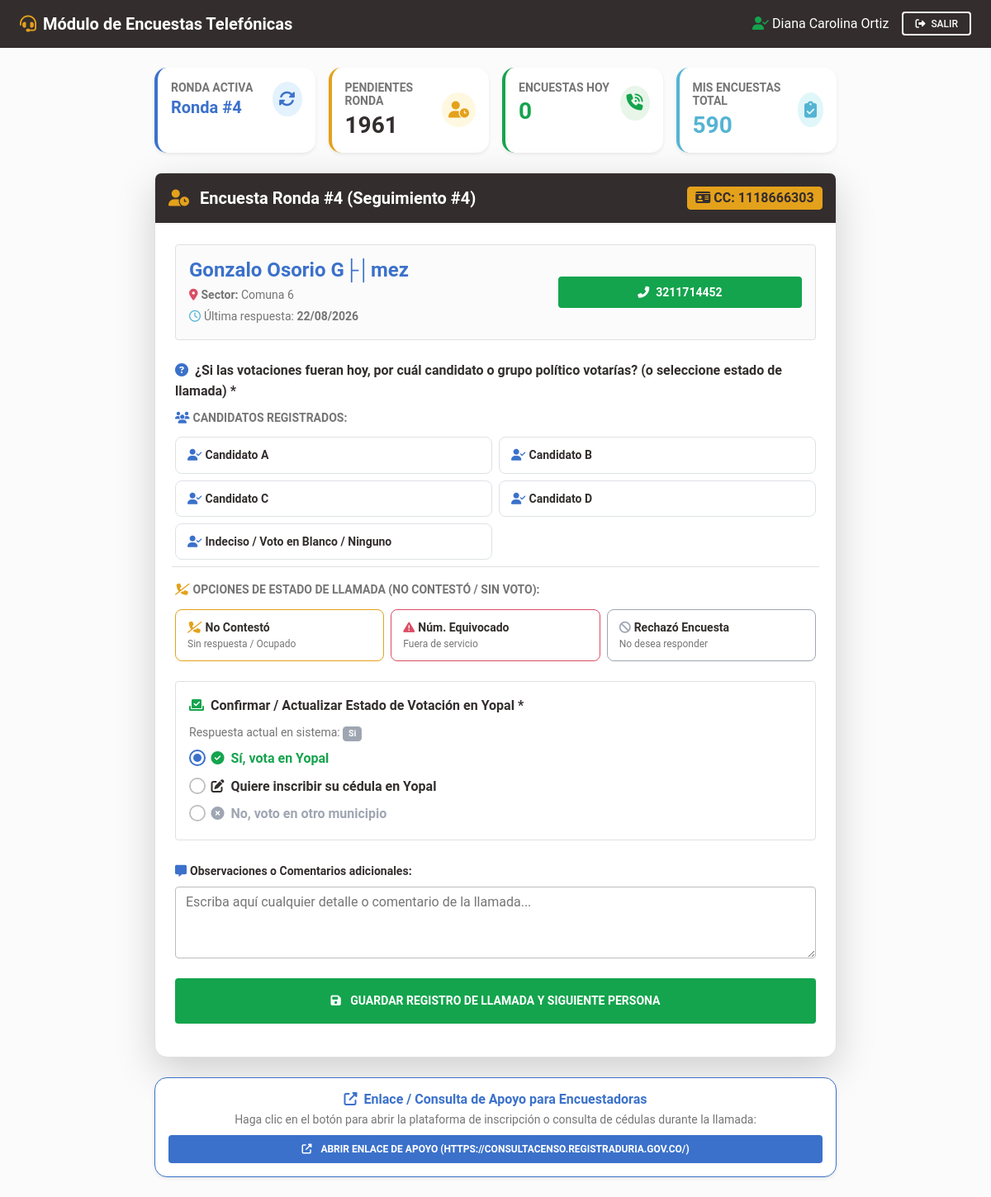
/encuestadora/dashboard.php (signed in), run on the app's committed database.
### tables this page shows
CREATE TABLE `usuarios` (
  `id` int(11) NOT NULL AUTO_INCREMENT,
  `nombre_completo` varchar(150) NOT NULL,
  `cedula` varchar(20) NOT NULL,
  `telefono` varchar(20) NOT NULL,
  `username` varchar(50) NOT NULL,
  `password` varchar(255) NOT NULL,
  `role_id` int(11) NOT NULL,
  `codigo_referido` varchar(30) NOT NULL,
  `intentos_fallidos` int(11) DEFAULT 0,
  `bloqueado_hasta` datetime DEFAULT NULL,
  `creado_en` datetime DEFAULT current_timestamp(),
  PRIMARY KEY (`id`),
  UNIQUE KEY `cedula` (`cedula`),
  UNIQUE KEY `username` (`username`),
  UNIQUE KEY `codigo_referido` (`codigo_referido`),
  KEY `role_id` (`role_id`),
  CONSTRAINT `usuarios_ibfk_1` FOREIGN KEY (`role_id`) REFERENCES `roles` (`id`)
);

CREATE TABLE `rondas_encuestas` (
  `id` int(11) NOT NULL AUTO_INCREMENT,
  `numero_ronda` int(11) NOT NULL,
  `nombre_ronda` varchar(150) DEFAULT NULL,
  `creado_por` int(11) NOT NULL,
  `creado_en` datetime DEFAULT current_timestamp(),
  PRIMARY KEY (`id`)
);

CREATE TABLE `referidos` (
  `id` int(11) NOT NULL AUTO_INCREMENT,
  `cedula` varchar(20) NOT NULL,
  `nombres` varchar(100) NOT NULL,
  `apellidos` varchar(100) NOT NULL,
  `correo` varchar(120) NOT NULL,
  `celular` varchar(20) NOT NULL,
  `comuna` varchar(80) NOT NULL DEFAULT 'Comuna 1',
  `votante_yopal` varchar(50) NOT NULL DEFAULT 'Si',
  `referido_por_tipo` enum('usuario','referido') NOT NULL,
  `referido_por_id` int(11) NOT NULL,
  `lider_raiz_id` int(11) NOT NULL,
  `usuario_id` int(11) DEFAULT NULL,
  `autorizacion_datos` tinyint(1) NOT NULL DEFAULT 1,
  `ip_registro` varchar(45) DEFAULT NULL,
  `hash_dispositivo` varchar(64) DEFAULT NULL,
  `codigo_referido` varchar(30) NOT NULL,
  `creado_en` datetime DEFAULT current_timestamp(),
  PRIMARY KEY (`id`),
  UNIQUE KEY `cedula` (`cedula`),
  UNIQUE KEY `correo` (`correo`),
  UNIQUE KEY `celular` (`celular`),
  UNIQUE KEY `codigo_referido` (`codigo_referido`),
  KEY `usuario_id` (`usuario_id`),
  KEY `lider_raiz_id` (`lider_raiz_id`),
  CONSTRAINT `referidos_ibfk_1` FOREIGN KEY (`usuario_id`) REFERENCES `usuarios` (`id`) ON DELETE SET NULL,
  CONSTRAINT `referidos_ibfk_2` FOREIGN KEY (`lider_raiz_id`) REFERENCES `usuarios` (`id`)
);

CREATE TABLE `candidatos_encuestas` (
  `id` int(11) NOT NULL AUTO_INCREMENT,
  `nombre` varchar(150) NOT NULL,
  `grupo` varchar(150) DEFAULT NULL,
  `activo` tinyint(4) DEFAULT 1,
  `creado_en` timestamp NOT NULL DEFAULT current_timestamp(),
  PRIMARY KEY (`id`),
  UNIQUE KEY `nombre` (`nombre`)
);

CREATE TABLE `configuracion_encuestas` (
  `id` int(11) NOT NULL DEFAULT 1,
  `dias_reencuesta` int(11) NOT NULL DEFAULT 15,
  `url_consulta_externa` text DEFAULT NULL,
  `actualizado_en` timestamp NOT NULL DEFAULT current_timestamp() ON UPDATE current_timestamp(),
  PRIMARY KEY (`id`)
);

### encuestadora/dashboard.php (the view, shortened to what the rows shown need)
<?php
require_once __DIR__ . '/../config/security.php';
require_once __DIR__ . '/../config/auth.php';
$encuestadora = getCurrentUser();
$pdo = getDB();
$stmtConfigUrl = $pdo->query("SELECT url_consulta_externa FROM configuracion_encuestas WHERE id = 1");
$urlExternaActual = $stmtConfigUrl->fetchColumn();
$stmtRondaActiva = $pdo->query("SELECT * FROM rondas_encuestas ORDER BY id DESC LIMIT 1");
$rondaActiva = $stmtRondaActiva->fetch();
$stmtCandActivos = $pdo->query("SELECT * FROM candidatos_encuestas WHERE activo = 1 ORDER BY id ASC");
$candidatos = $stmtCandActivos->fetchAll();
$sqlSiguiente = "
    SELECT r.*,
           CONCAT(r.nombres, ' ', r.apellidos) as nombre_completo,
           (SELECT MAX(creado_en) FROM respuestas_encuestas WHERE referido_id = r.id) as ultima_encuesta,
           (SELECT COUNT(*) FROM respuestas_encuestas WHERE referido_id = r.id) as total_rondas_previas
    FROM referidos r
    WHERE r.id NOT IN (
        SELECT referido_id
        FROM respuestas_encuestas
        WHERE ronda_id = ?
    )
    ORDER BY r.id ASC
    LIMIT 1
";
$stmtSiguiente = $pdo->prepare($sqlSiguiente);
$stmtSiguiente->execute([$rondaActiva['id']]);
$personaActual = $stmtSiguiente->fetch();
?>
<!DOCTYPE html>
<html lang="es">
<head>
    <link rel="stylesheet" href="https://cdnjs.cloudflare.com/ajax/libs/font-awesome/6.4.0/css/all.min.css">
    <link rel="stylesheet" href="https://cdnjs.cloudflare.com/ajax/libs/mdb-ui-kit/6.4.0/mdb.min.css">
    <link rel="stylesheet" href="../assets/css/custom.css">
</head>
<body class="bg-light">
<nav class="navbar navbar-expand-lg navbar-dark bg-dark shadow-0 py-2">
    <div class="container-fluid px-4">
        <div class="d-flex align-items-center ms-auto">
            <span class="text-white me-3"><i class="fas fa-user-check text-success me-1"></i><?= e($encuestadora['nombre_completo']) ?></span>
            <a href="../logout.php" class="btn btn-outline-light btn-sm"><i class="fas fa-sign-out-alt me-1"></i> Salir</a>
        </div>
    </div>
</nav>
<div class="container py-4" style="max-width: 850px;">
    <div class="row g-3 mb-4">
        <div class="col-md-3">
            <div class="card card-custom bg-white border-start border-4 border-primary p-3 shadow-sm h-100">
                <div class="d-flex align-items-center justify-content-between">
                    <div>
                        <h6 class="text-uppercase text-muted fw-bold small mb-1">Ronda Activa</h6>
                        <h5 class="fw-bold text-primary mb-0">Ronda #<?= $rondaActiva['numero_ronda'] ?></h5>
                    </div>
                </div>
            </div>
        </div>
    </div>
    <?php if ($personaActual): ?>
        <div class="card card-custom shadow-lg border mb-4">
            <div class="card-header bg-dark text-white p-3 d-flex justify-content-between align-items-center">
                <h5 class="fw-bold mb-0">
                    <i class="fas fa-user-clock me-2 text-warning"></i>
                    Encuesta Ronda #<?= $rondaActiva['numero_ronda'] ?> <?= $personaActual['total_rondas_previas'] > 0 ? '(Seguimiento #' . ($personaActual['total_rondas_previas'] + 1) . ')' : '(Inicial)' ?>
                </h5>
                <span class="badge bg-warning text-dark fs-6"><i class="fas fa-id-card me-1"></i>CC: <?= e($personaActual['cedula']) ?></span>
            </div>
            <div class="card-body p-4">
                <div class="bg-light p-3 rounded mb-4 border">
                    <div class="row align-items-center">
                        <div class="col-md-7">
                            <h4 class="fw-bold text-primary mb-1"><?= e($personaActual['nombre_completo']) ?></h4>
                            <div class="text-muted small">
                                <i class="fas fa-map-marker-alt me-1 text-danger"></i><strong>Sector:</strong> <?= e($personaActual['comuna']) ?>
                            </div>
                            <?php if ($personaActual['ultima_encuesta']): ?>
                                <div class="small text-muted mt-1">
                                    <i class="far fa-clock me-1 text-info"></i>Última respuesta: <strong><?= date('d/m/Y', strtotime($personaActual['ultima_encuesta'])) ?></strong>
                                </div>
                            <?php endif; ?>
                        </div>
                        <div class="col-md-5 text-md-end mt-2 mt-md-0">
                            <a href="tel:<?= e($personaActual['celular']) ?>" class="btn btn-success btn-lg fw-bold shadow-0 w-100 py-2">
                                <i class="fas fa-phone-alt me-2"></i><?= e($personaActual['celular']) ?>
                            </a>
                        </div>
                    </div>
                </div>
                <form action="dashboard.php" method="POST">
                    <div class="mb-4">
                        <label class="form-label fw-bold text-dark fs-6 mb-2">
                            <i class="fas fa-question-circle me-2 text-primary"></i>¿Si las votaciones fueran hoy, por cuál candidato o grupo político votarías? (o seleccione estado de llamada) *
                        </label>
                        <div class="row g-2 mb-3">
                            <div class="col-12"><span class="fw-bold text-muted small text-uppercase mb-1 d-block"><i class="fas fa-users me-1 text-primary"></i>Candidatos Registrados:</span></div>
                            <?php foreach ($candidatos as $cand): ?>
                                <div class="col-md-6 col-12">
                                    <label class="cand-option-card w-100 d-block" for="cand_<?= $cand['id'] ?>">
                                        <div class="fw-bold text-dark small"><i class="fas fa-user-check text-primary me-1"></i><?= e($cand['nombre']) ?></div>
                                    </label>
                                </div>
                            <?php endforeach; ?>
                        </div>
                        <div class="row g-2 border-top pt-2">
                            <div class="col-12"><span class="fw-bold text-muted small text-uppercase mb-1 d-block"><i class="fas fa-phone-slash me-1 text-warning"></i>Opciones de Estado de Llamada (No Contestó / Sin Voto):</span></div>
                            <div class="col-md-4 col-12">
                                <label class="cand-option-card card-no-contesto border-warning w-100 d-block" for="opt_no_contesto">
                                    <div class="fw-bold text-dark small"><i class="fas fa-phone-slash text-warning me-1"></i>No Contestó</div>
                                    <div class="text-muted" style="font-size: 0.75rem;">Sin respuesta / Ocupado</div>
                                </label>
                            </div>
                            <div class="col-md-4 col-12">
                                <label class="cand-option-card card-equivocado border-danger w-100 d-block" for="opt_equivocado">
                                    <div class="fw-bold text-dark small"><i class="fas fa-exclamation-triangle text-danger me-1"></i>Núm. Equivocado</div>
                                    <div class="text-muted" style="font-size: 0.75rem;">Fuera de servicio</div>
                                </label>
                            </div>
                            <div class="col-md-4 col-12">
                                <label class="cand-option-card card-rechazo border-secondary w-100 d-block" for="opt_rechazo">
                                    <div class="fw-bold text-dark small"><i class="fas fa-ban text-secondary me-1"></i>Rechazó Encuesta</div>
                                    <div class="text-muted" style="font-size: 0.75rem;">No desea responder</div>
                                </label>
                            </div>
                        </div>
                    </div>
                    <div class="mb-4 p-3 border rounded bg-white">
                        <label class="form-label fw-bold text-dark fs-6 mb-2">
                            <i class="fas fa-vote-yea me-2 text-success"></i>Confirmar / Actualizar Estado de Votación en Yopal *
                        </label>
                        <p class="small text-muted mb-2">Respuesta actual en sistema:
                            <span class="badge bg-secondary"><?= e($personaActual['votante_yopal']) ?></span>
                        </p>
                        <div class="form-check mb-2">
                            <input class="form-check-input" type="radio" name="votante_yopal_respuesta" id="votaSi" value="Si" <?= $personaActual['votante_yopal'] === 'Si' ? 'checked' : '' ?> required>
                            <label class="form-check-label fw-bold text-success" for="votaSi">
                                <i class="fas fa-check-circle me-1"></i> Sí, vota en Yopal
                            </label>
                        </div>
                        <div class="form-check mb-2">
                            <input class="form-check-input" type="radio" name="votante_yopal_respuesta" id="votaInscribir" value="Quiero inscribir" <?= $personaActual['votante_yopal'] === 'Quiero inscribir' ? 'checked' : '' ?> required>
                            <label class="form-check-label fw-bold text-warning text-dark" for="votaInscribir">
                                <i class="fas fa-edit me-1"></i> Quiere inscribir su cédula en Yopal
                            </label>
                        </div>
                        <div class="form-check">
                            <input class="form-check-input" type="radio" name="votante_yopal_respuesta" id="votaNo" value="No" <?= $personaActual['votante_yopal'] === 'No' ? 'checked' : '' ?> required>
                            <label class="form-check-label fw-bold text-secondary" for="votaNo">
                                <i class="fas fa-times-circle me-1"></i> No, voto en otro municipio
                            </label>
                        </div>
                    </div>
                    <div class="mb-4">
                        <label for="observaciones" class="form-label fw-bold text-dark small"><i class="fas fa-comment-alt me-1 text-primary"></i>Observaciones o Comentarios adicionales:</label>
                        <textarea name="observaciones" id="observaciones" class="form-control" rows="3" placeholder="Escriba aquí cualquier detalle o comentario de la llamada..."></textarea>
                    </div>
                    <button type="submit" class="btn btn-success btn-lg btn-block fw-bold shadow-0 py-3 mb-3">
                        <i class="fas fa-save me-2"></i> Guardar Registro de Llamada y Siguiente Persona
                    </button>
                </form>
            </div>
        </div>
    <?php endif; ?>
    <div class="card card-custom shadow-sm border border-primary">
        <div class="card-body p-3 text-center">
            <h6 class="fw-bold text-primary mb-1"><i class="fas fa-external-link-alt me-2"></i>Enlace / Consulta de Apoyo para Encuestadoras</h6>
            <p class="small text-muted mb-2">Haga clic en el botón para abrir la plataforma de inscripción o consulta de cédulas durante la llamada:</p>
            <a href="<?= e($urlExternaActual) ?>" target="_blank" class="btn btn-primary btn-block fw-bold shadow-0 py-2">
                <i class="fas fa-external-link-alt me-2"></i> Abrir Enlace de Apoyo (<?= e($urlExternaActual) ?>)
            </a>
        </div>
    </div>
</div>
</body>
</html>

### data on the page
usuarios: nombre_completo "Diana Carolina Ortiz"
rondas_encuestas: numero_ronda "4"
referidos: cedula "1118666303", comuna "Comuna 6", celular "3211714452", votante_yopal "Si", votante_yopal "☑ Sí, vota en Yopal", votante_yopal "☐ Quiere inscribir su cédula en", votante_yopal "☐ No, voto en otro municipio"
candidatos_encuestas: nombre "Candidato A"
candidatos_encuestas: nombre "Candidato B"
candidatos_encuestas: nombre "Candidato C"
candidatos_encuestas: nombre "Candidato D"
candidatos_encuestas: nombre "Indeciso / Voto en Blanco / Ninguno"
configuracion_encuestas: url_consulta_externa "HTTPS://CONSULTACENSO.REGISTRADURIA.GOV.CO/"

### other printed values
$totalPendientesRonda "1961"
$encuestasHoy "0"
$encuestasTotal "590"
$personaActual['total_rondas_previas'] + 1 "4"
$personaActual['nombre_completo'] "Gonzalo Osorio G├│mez"
date('d/m/Y', strtotime($personaActual['ultima_encuesta'])) "22/08/2026"
